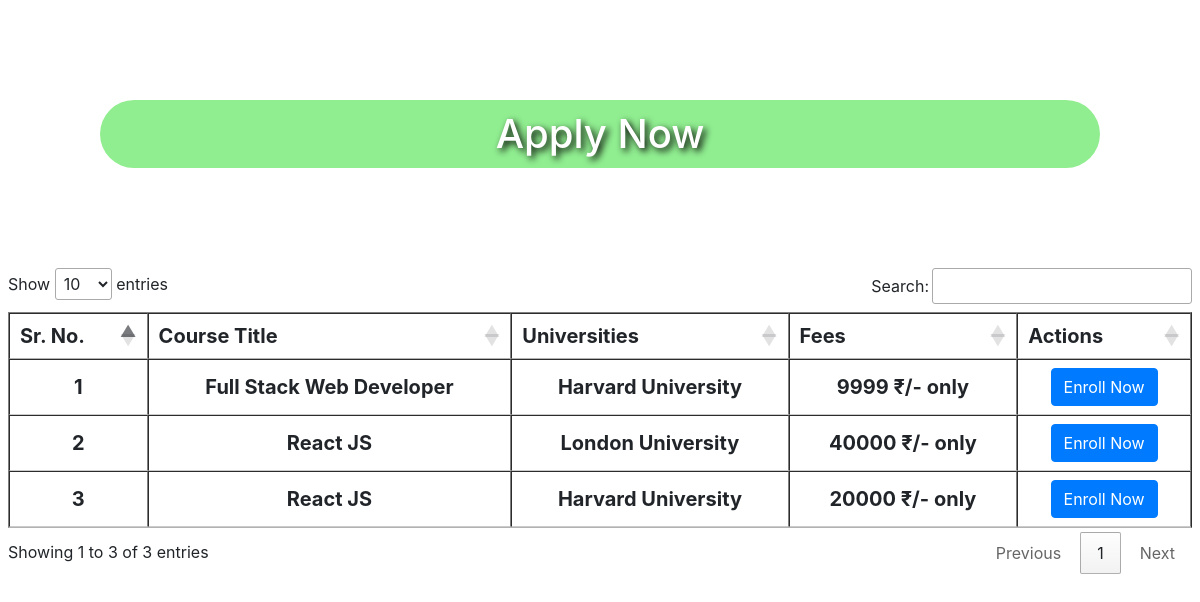
The page /unversity_apply/display_list/ on the database its author committed.
### universities/models.py (models this page shows, shortened)
class Universities_Course(models.Model):
    course_offered = models.CharField(max_length=250, verbose_name="Course Name")
    university=models.ForeignKey(University,verbose_name="University",on_delete=models.CASCADE)
    fees = models.IntegerField(verbose_name="Course fees",validators=[validate_fees])
    duration=models.IntegerField(verbose_name="Duration of Course(in days)",null=True)

class University(models.Model):
    uni_id=models.IntegerField(primary_key=True,validators=[validate_id])
    uni_name=models.CharField(max_length=200,verbose_name="University Name",unique=True)
    country=CountryField(blank=False)

### universities/views.py (the view)
# urls.py: path('display_list/',views.university_apply,name='universities'),
def university_apply(request):
    universities=Universities_Course.objects.all()
    return render(request,'university_apply.html',{'universities':universities})

### templates/university_apply.html (shortened to what this page needs)
{% load static %}
<html>
  <head>
    <link rel="stylesheet" href="{% static 'css/bootstrap.min.css' %}" />
    <link
      rel="stylesheet"
      href="//cdn.datatables.net/1.10.23/css/jquery.dataTables.min.css"
    />
    <link rel="stylesheet" href="{% static 'css/uni_apply.css'%}" />
  </head>
  <body>
    <div class="main-div">
      <div id="title-div">
        <h1 id="title-h1">Apply Now</h1>
      </div>
      <div id="uni-div" class="m-2">
        <table
          id="myTable"
          border="1"
          class="text-center"
          style="font-size: 15pt"
        >
          <thead>
            <tr>
              <th>Sr. No.</th>
              <th>Course Title</th>
              <th>Universities</th>
              <th>Fees</th>
              <th>Actions</th>
            </tr>
          </thead>
          <tbody class="font-weight-bold">
            {% for university in universities %}
            <tr>
              <td>{{university.id}}</td>
              <td>{{university.course_offered}}</td>
              <td>{{university.university.uni_name}}</td>
              <td>{{university.fees}} &#x20B9;/- only</td>
              <td>
                <a
                  class="btn btn-primary"
                  href="{% url 'payment' course_id=university.id %}"
                  >Enroll Now
                </a>
              </td>
            </tr>
            {% endfor %}
          </tbody>
        </table>
      </div>
    </div>
  </body>
</html>

### static/css/uni_apply.css (style rules this page uses)
#title-div { position: relative; margin: 100px; background: lightgreen; border-radius: 40px; }
#title-h1 { text-align: center; color: #ffffff; padding: 10px 0; text-shadow: 3px 3px 7px black; }

### rows shown on the page
Universities_Course: id "1", course_offered "Full Stack Web Developer", university.uni_name "Harvard University", fees "9999"
Universities_Course: id "2", course_offered "React JS", university.uni_name "London University", fees "40000"
Universities_Course: id "3", course_offered "React JS", university.uni_name "Harvard University", fees "20000"
